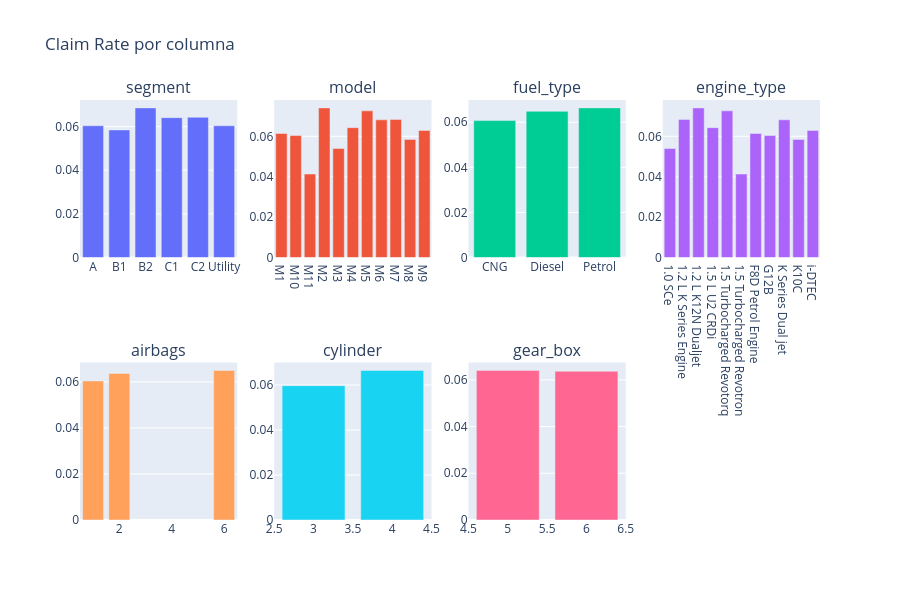

Source (notebook cell):
### Code cell
# bar charts de claims por columna agrupada
columns = ['segment', 'model', 'fuel_type', 'engine_type', 'airbags', 'cylinder', 'gear_box']

n_cols = 4
n_rows = -(-len(columns) // n_cols)  # ceil division

fig = make_subplots(rows=n_rows, cols=n_cols, subplot_titles=columns)

for i, col in enumerate(columns):
    grouped = df.groupby(col).agg(claim_rate=('is_claim', 'mean')).reset_index()
    row = i // n_cols + 1
    col_pos = i % n_cols + 1
    fig.add_trace(go.Bar(x=grouped[col], y=grouped['claim_rate'], name=col, showlegend=False), row=row, col=col_pos)

fig.update_layout(height=300 * n_rows, title_text="Claim Rate por columna")
fig.show()

### Figure 1 — Plotly figure (JSON) as saved in the notebook; plotly's stock layout.template omitted (floating-point values rounded to 4 significant figures)
{"data": [{"name": "segment", "showlegend": false, "type": "bar", "x": ["A", "B1", "B2", "C1", "C2", "Utility"], "xaxis": "x", "y": [0.06039, 0.05847, 0.06858, 0.0641, 0.06427, 0.06038], "yaxis": "y"}, {"name": "model", "showlegend": false, "type": "bar", "x": ["M1", "M10", "M11", "M2", "M3", "M4", "M5", "M6", "M7", "M8", "M9"], "xaxis": "x2", "y": [0.06141, 0.06038, 0.04132, 0.07407, 0.05394, 0.06427, 0.07259, 0.06816, 0.06837, 0.05847, 0.06291], "yaxis": "y2"}, {"name": "fuel_type", "showlegend": false, "type": "bar", "x": ["CNG", "Diesel", "Petrol"], "xaxis": "x3", "y": [0.06075, 0.06486, 0.06638], "yaxis": "y3"}, {"name": "engine_type", "showlegend": false, "type": "bar", "x": ["1.0 SCe", "1.2 L K Series Engine", "1.2 L K12N Dualjet", "1.5 L U2 CRDi", "1.5 Turbocharged Revotorq", "1.5 Turbocharged Revotron", "F8D Petrol Engine", "G12B", "K Series Dual jet", "K10C", "i-DTEC"], "xaxis": "x4", "y": [0.05394, 0.06837, 0.07407, 0.06427, 0.07259, 0.04132, 0.06141, 0.06038, 0.06816, 0.05847, 0.06291], "yaxis": "y4"}, {"name": "airbags", "showlegend": false, "type": "bar", "x": [1, 2, 6], "xaxis": "x5", "y": [0.06038, 0.06365, 0.06498], "yaxis": "y5"}, {"name": "cylinder", "showlegend": false, "type": "bar", "x": [3, 4], "xaxis": "x6", "y": [0.05971, 0.0665], "yaxis": "y6"}, {"name": "gear_box", "showlegend": false, "type": "bar", "x": [5, 6], "xaxis": "x7", "y": [0.06406, 0.0637], "yaxis": "y7"}], "layout": {"annotations": [{"font": {"size": 16}, "showarrow": false, "text": "segment", "x": 0.1062, "xanchor": "center", "xref": "paper", "y": 1, "yanchor": "bottom", "yref": "paper"}, {"font": {"size": 16}, "showarrow": false, "text": "model", "x": 0.3688, "xanchor": "center", "xref": "paper", "y": 1, "yanchor": "bottom", "yref": "paper"}, {"font": {"size": 16}, "showarrow": false, "text": "fuel_type", "x": 0.6313, "xanchor": "center", "xref": "paper", "y": 1, "yanchor": "bottom", "yref": "paper"}, {"font": {"size": 16}, "showarrow": false, "text": "engine_type", "x": 0.8938, "xanchor": "center", "xref": "paper", "y": 1, "yanchor": "bottom", "yref": "paper"}, {"font": {"size": 16}, "showarrow": false, "text": "airbags", "x": 0.1062, "xanchor": "center", "xref": "paper", "y": 0.375, "yanchor": "bottom", "yref": "paper"}, {"font": {"size": 16}, "showarrow": false, "text": "cylinder", "x": 0.3688, "xanchor": "center", "xref": "paper", "y": 0.375, "yanchor": "bottom", "yref": "paper"}, {"font": {"size": 16}, "showarrow": false, "text": "gear_box", "x": 0.6313, "xanchor": "center", "xref": "paper", "y": 0.375, "yanchor": "bottom", "yref": "paper"}], "height": 600, "title": {"text": "Claim Rate por columna"}, "xaxis": {"anchor": "y", "domain": [0, 0.2125]}, "xaxis2": {"anchor": "y2", "domain": [0.2625, 0.475]}, "xaxis3": {"anchor": "y3", "domain": [0.525, 0.7375]}, "xaxis4": {"anchor": "y4", "domain": [0.7875, 1]}, "xaxis5": {"anchor": "y5", "domain": [0, 0.2125]}, "xaxis6": {"anchor": "y6", "domain": [0.2625, 0.475]}, "xaxis7": {"anchor": "y7", "domain": [0.525, 0.7375]}, "xaxis8": {"anchor": "y8", "domain": [0.7875, 1]}, "yaxis": {"anchor": "x", "domain": [0.625, 1]}, "yaxis2": {"anchor": "x2", "domain": [0.625, 1]}, "yaxis3": {"anchor": "x3", "domain": [0.625, 1]}, "yaxis4": {"anchor": "x4", "domain": [0.625, 1]}, "yaxis5": {"anchor": "x5", "domain": [0, 0.375]}, "yaxis6": {"anchor": "x6", "domain": [0, 0.375]}, "yaxis7": {"anchor": "x7", "domain": [0, 0.375]}, "yaxis8": {"anchor": "x8", "domain": [0, 0.375]}}}
